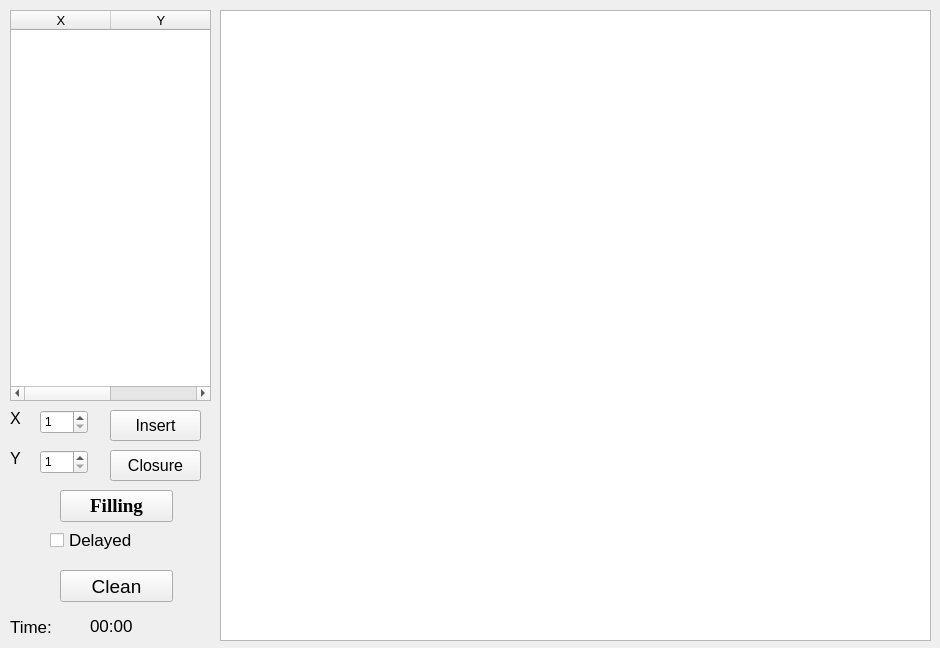
<?xml version="1.0" encoding="UTF-8"?>
<ui version="4.0">
 <class>MainWindow</class>
 <widget class="QMainWindow" name="MainWindow">
  <property name="geometry">
   <rect>
    <x>0</x>
    <y>0</y>
    <width>940</width>
    <height>648</height>
   </rect>
  </property>
  <property name="windowTitle">
   <string>Lab Graphic 05</string>
  </property>
  <widget class="QWidget" name="centralwidget">
   <widget class="QGraphicsView" name="view">
    <property name="geometry">
     <rect>
      <x>220</x>
      <y>10</y>
      <width>711</width>
      <height>631</height>
     </rect>
    </property>
   </widget>
   <widget class="QTableWidget" name="table">
    <property name="geometry">
     <rect>
      <x>10</x>
      <y>10</y>
      <width>201</width>
      <height>391</height>
     </rect>
    </property>
    <column>
     <property name="text">
      <string>X</string>
     </property>
     <property name="font">
      <font>
       <pointsize>10</pointsize>
      </font>
     </property>
    </column>
    <column>
     <property name="text">
      <string>Y</string>
     </property>
     <property name="font">
      <font>
       <pointsize>10</pointsize>
      </font>
     </property>
    </column>
   </widget>
   <widget class="QPushButton" name="paint">
    <property name="geometry">
     <rect>
      <x>60</x>
      <y>490</y>
      <width>113</width>
      <height>32</height>
     </rect>
    </property>
    <property name="font">
     <font>
      <family>Times New Roman</family>
      <pointsize>14</pointsize>
      <weight>75</weight>
      <bold>true</bold>
     </font>
    </property>
    <property name="text">
     <string>Filling</string>
    </property>
   </widget>
   <widget class="QPushButton" name="lock">
    <property name="geometry">
     <rect>
      <x>110</x>
      <y>450</y>
      <width>91</width>
      <height>31</height>
     </rect>
    </property>
    <property name="font">
     <font>
      <pointsize>12</pointsize>
     </font>
    </property>
    <property name="text">
     <string>Closure</string>
    </property>
   </widget>
   <widget class="QPushButton" name="erase">
    <property name="geometry">
     <rect>
      <x>60</x>
      <y>570</y>
      <width>113</width>
      <height>32</height>
     </rect>
    </property>
    <property name="font">
     <font>
      <pointsize>14</pointsize>
     </font>
    </property>
    <property name="text">
     <string>Clean</string>
    </property>
   </widget>
   <widget class="QCheckBox" name="isDelay">
    <property name="geometry">
     <rect>
      <x>50</x>
      <y>530</y>
      <width>141</width>
      <height>20</height>
     </rect>
    </property>
    <property name="font">
     <font>
      <pointsize>13</pointsize>
     </font>
    </property>
    <property name="text">
     <string>Delayed</string>
    </property>
   </widget>
   <widget class="QPushButton" name="addpoint">
    <property name="geometry">
     <rect>
      <x>110</x>
      <y>410</y>
      <width>91</width>
      <height>31</height>
     </rect>
    </property>
    <property name="font">
     <font>
      <pointsize>12</pointsize>
     </font>
    </property>
    <property name="text">
     <string>Insert</string>
    </property>
   </widget>
   <widget class="QSpinBox" name="x">
    <property name="geometry">
     <rect>
      <x>40</x>
      <y>410</y>
      <width>48</width>
      <height>24</height>
     </rect>
    </property>
    <property name="minimum">
     <number>1</number>
    </property>
    <property name="maximum">
     <number>561</number>
    </property>
   </widget>
   <widget class="QSpinBox" name="y">
    <property name="geometry">
     <rect>
      <x>40</x>
      <y>450</y>
      <width>48</width>
      <height>24</height>
     </rect>
    </property>
    <property name="minimum">
     <number>1</number>
    </property>
    <property name="maximum">
     <number>581</number>
    </property>
   </widget>
   <widget class="QLabel" name="label">
    <property name="geometry">
     <rect>
      <x>10</x>
      <y>410</y>
      <width>16</width>
      <height>16</height>
     </rect>
    </property>
    <property name="font">
     <font>
      <pointsize>12</pointsize>
     </font>
    </property>
    <property name="text">
     <string>X</string>
    </property>
   </widget>
   <widget class="QLabel" name="label_2">
    <property name="geometry">
     <rect>
      <x>10</x>
      <y>450</y>
      <width>16</width>
      <height>16</height>
     </rect>
    </property>
    <property name="font">
     <font>
      <pointsize>12</pointsize>
     </font>
    </property>
    <property name="text">
     <string>Y</string>
    </property>
   </widget>
   <widget class="QLabel" name="label_3">
    <property name="geometry">
     <rect>
      <x>10</x>
      <y>620</y>
      <width>47</width>
      <height>14</height>
     </rect>
    </property>
    <property name="font">
     <font>
      <pointsize>13</pointsize>
     </font>
    </property>
    <property name="text">
     <string>Time:</string>
    </property>
   </widget>
   <widget class="QLabel" name="timelabel">
    <property name="geometry">
     <rect>
      <x>90</x>
      <y>615</y>
      <width>121</width>
      <height>21</height>
     </rect>
    </property>
    <property name="font">
     <font>
      <pointsize>13</pointsize>
     </font>
    </property>
    <property name="text">
     <string>00:00</string>
    </property>
    <property name="alignment">
     <set>Qt::AlignLeading|Qt::AlignLeft|Qt::AlignVCenter</set>
    </property>
   </widget>
  </widget>
 </widget>
 <resources/>
 <connections/>
</ui>
